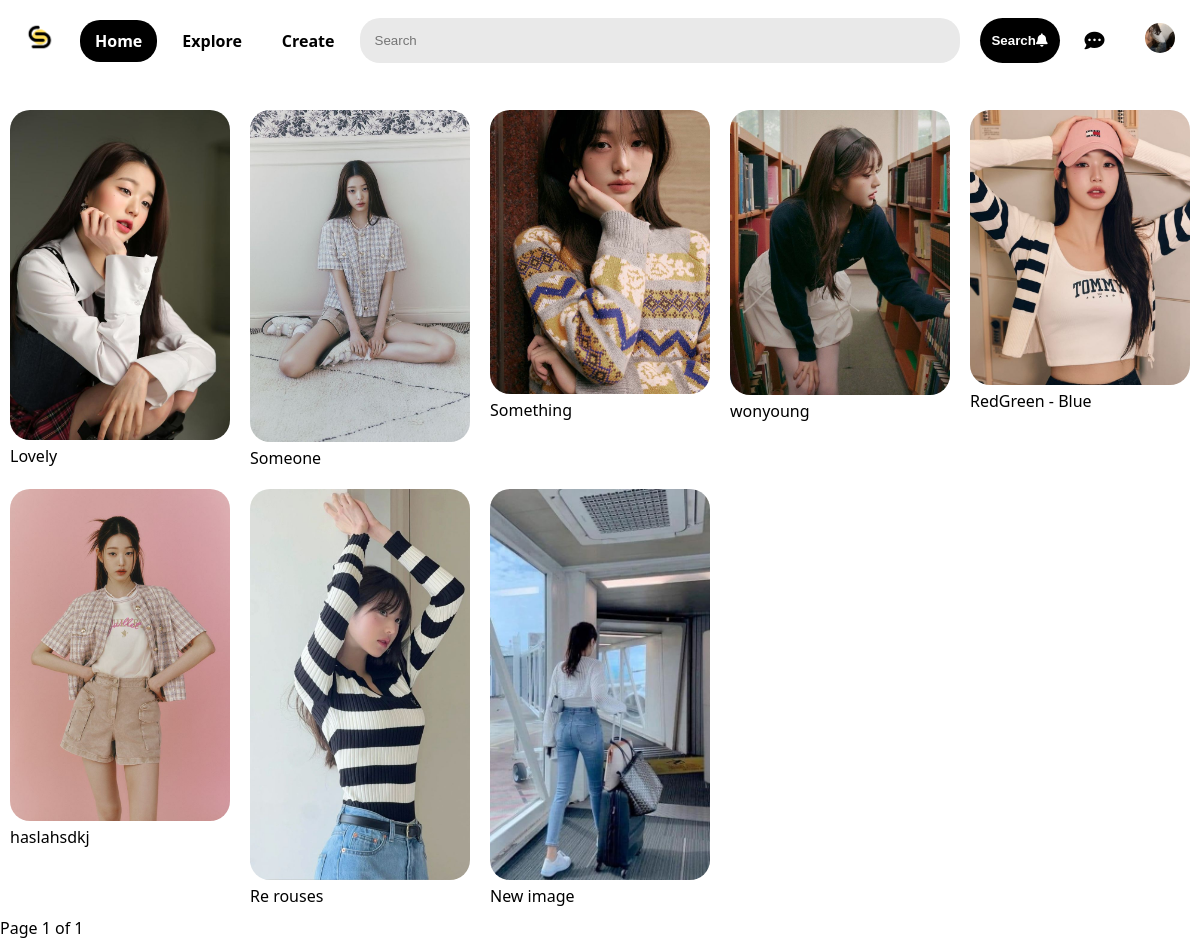
Screenshot of / (signed in) with the database file from the repository.
### users/models.py (models this page shows)
class User(AbstractUser):
    image = models.ImageField(upload_to='profile_imgs/',default='profile_imgs/default_user.png')
    username = models.CharField(max_length=50,unique=True)
    email = models.EmailField(null=True,blank=True)
    created_at = models.DateTimeField(auto_now_add=True)
    updated_at = models.DateTimeField(auto_now=True)

### swipie/models.py (models this page shows, shortened)
class Post(models.Model):
    image = models.ImageField(upload_to='images/',null=True,blank=True)
    user = models.ForeignKey(User,on_delete=models.CASCADE)
    text = models.TextField()
    created_at = models.DateTimeField(auto_now_add=True)
    updated_at = models.DateTimeField(auto_now=True)

### swipie/views.py (the view)
# urls.py: path('',views.IndexView.as_view(),name='home'),
class IndexView(View):
    def get(self,request):
        query = request.GET.get('q','')
        if query:
            content = Post.objects.filter(text__icontains=query)
        else:
            content = Post.objects.all().order_by('?')
        page_number = request.GET.get('page',1)
        paginator = Paginator(content,10)
        page_obj = paginator.get_page(page_number)
        return render(request,'index.html',{"images":page_obj,"has_next":page_obj.has_next(),"query":query})

### swipie/templates/index.html (shortened to what this page needs)
{% extends 'base.html' %}
{% load static %}
{% block content %}
    <nav>
        <a class="logo" href="#"><img src="{% static 'img/swipie_logo.png' %}" alt="Logo"></a>
        <a href="{% url 'home' %}" class="active">Home</a>
        <a href="#">Explore</a>
        <a href="{% url 'upload' %}">Create</a>
        <form method="get" style="margin: 0; display: flex;flex-direction: row; gap:20px">
        <input type="text" value="{{query}}" name="q" class="search" placeholder="Search" style="width: 600px;">
        <button id="search-btn" type="submit" class="icon">Search<i class="fas fa-bell"></i></button>
        </form>
        <a href="#" class="icon"><i class="fas fa-comment-dots"></i></a>
        {% if user.is_authenticated %}
            <a href="#" id="profile-icon"><img src="{{ user.image.url }}" alt="User"></a>
        {% else %}
            <a href="{% url 'auth:login' %}">Login</a>
        {% endif %}
    </nav>
    <div id="container">
        {% for post in images %}
            <div class="col">
                <div class="card">
                    <a href="{% url 'image_view' post.id %}">
                        <img src="{{ post.image.url }}" alt="Image" style="width: 100%;">
                    </a>
                    <p>{{ post.text }}</p>
                </div>
            </div>
        {% endfor %}
    </div>
    <div class="pagination">
        <span>Page {{ images.number }} of {{ images.paginator.num_pages }}</span>
    </div>
{% endblock content %}

### swipie/static/css/style.css (style rules this page uses)
* { margin: 0; padding: 0; box-sizing: border-box; }
body { font-family: system-ui, -apple-system, sans-serif; margin: 0; padding: 0; background-color: #ffff; }
nav { display: flex; padding: 10px; align-items: center; gap: 10px; position: fixed; top: 0; background: #fff; left: 0; right: 0; }
nav a { text-decoration: none; color: #000; font-weight: 600; padding: 10px 15px; border-radius: 20px; }
nav a.active { background: #000; color: #fff; }
nav a img { height: 30px; width: 30px; border-radius: 50%; object-fit: cover; }
.logo { font-size: 30px; color: #E60023; }
input { width: 70%; padding: 15px; border-radius: 20px; border: none; outline: none; background: #E9E9E9; font-weight: 500; }
a.icon { font-size: 20px; border-radius: 50px; }
#container { display: flex; flex-wrap: wrap; margin-top: 100px; }
.col { height: auto; width: calc(100% / 5); display: flex; flex-direction: column; padding: 10px; gap: 10px; }
.card { margin: 0; width: 100%; }
.card img { width: 100%; height: auto; object-fit: contain; border-radius: 20px; }
#search-btn { border:0px solid; font-weight: bold; border-radius: 100px; padding:5px; width:80px; color:white; background-color: black; }

### rows the page displays
User: image (picture)
Post: image (picture), text "Lovely"
Post: image (picture), text "Someone"
Post: image (picture), text "Something"
Post: image (picture), text "wonyoung"
Post: image (picture), text "RedGreen - Blue"
Post: image (picture), text "haslahsdkj"
Post: image (picture), text "Re rouses"
Post: image (picture), text "New image"

### other values shown
{{ images.number }} "1"
{{ images.paginator.num_pages }} "1"
